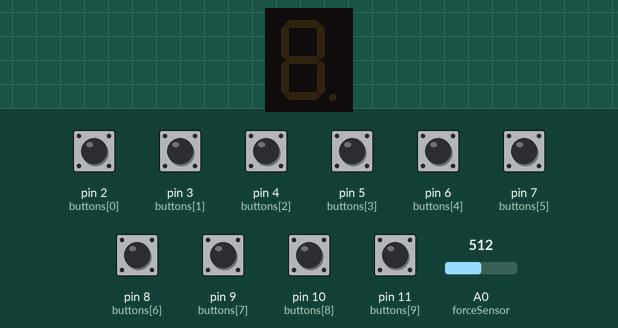
Bench run of a sketch on a simulated Arduino Uno, built with avr-gcc and run on an emulated ATmega328P. On the bench: 1-digit seven-segment display. Wiring (inferred from the names in the program): 1-digit 7-segment display, segments lit when HIGH: segments pin 12, pin 13, A1, A2, A3, A4, A5. The inputs (shaded band) are chosen by the test bench; at power-on: pin 2 (buttons[0]), pin 3 (buttons[1]), pin 4 (buttons[2]), pin 5 (buttons[3]), pin 6 (buttons[4]), pin 7 (buttons[5]), pin 8 (buttons[6]), pin 9 (buttons[7]), pin 10 (buttons[8]), pin 11 (buttons[9]) LOW, A0 (forceSensor) = 512. The segment pins are drawn as the display they are named for; what the sketch prints to the serial monitor is not drawn.

Above: at 1.2 s.
1.3 s: pin 2 (buttons[0]) pulled HIGH for 0.15 s
At 2.0 s:
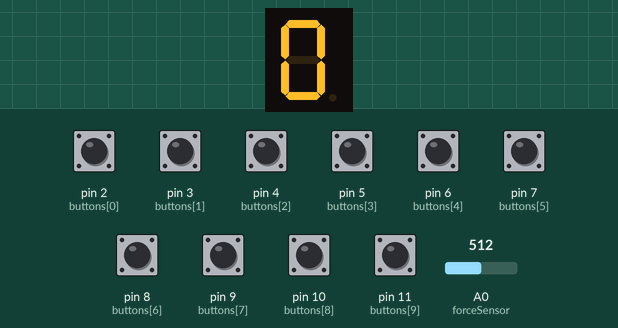
2.9 s: pin 3 (buttons[1]) pulled HIGH for 0.15 s
At 3.3 s:
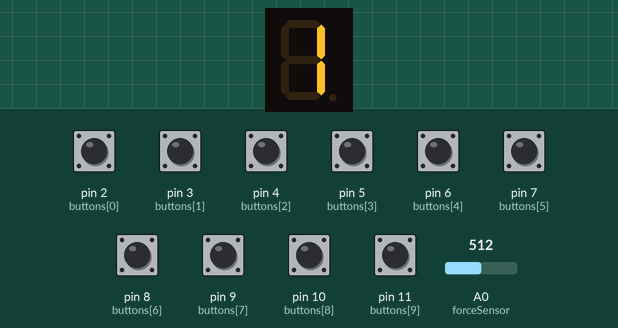
4.5 s: pin 4 (buttons[2]) pulled HIGH for 0.15 s
At 5.7 s:
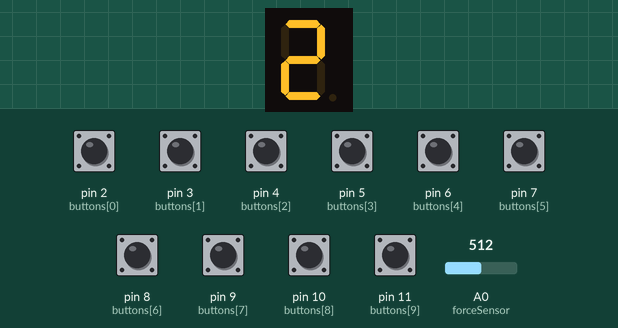
6.1 s: pin 5 (buttons[3]) pulled HIGH for 0.15 s
At 7.0 s:
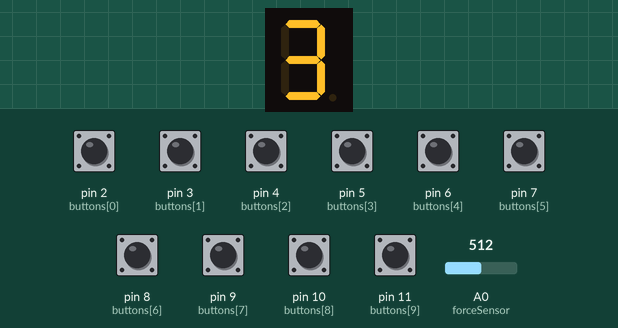
7.7 s: pin 6 (buttons[4]) pulled HIGH for 0.15 s
At 8.1 s:
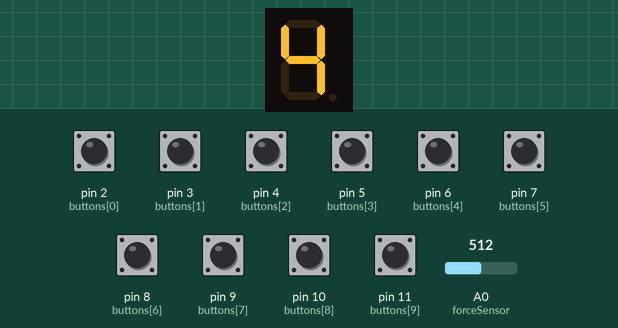
9.3 s: pin 7 (buttons[5]) pulled HIGH for 0.15 s
At 10.5 s:
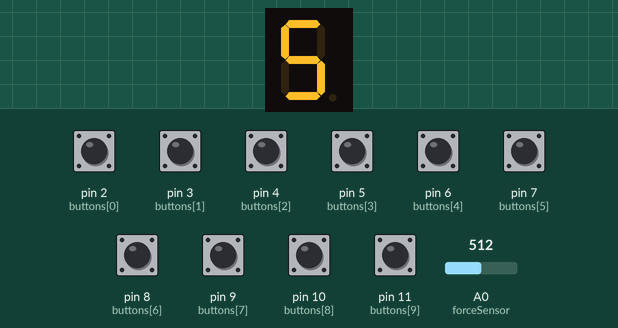
Timing chart, 0 to 11.9 s (numbered marks = the images above; inputs shaded):
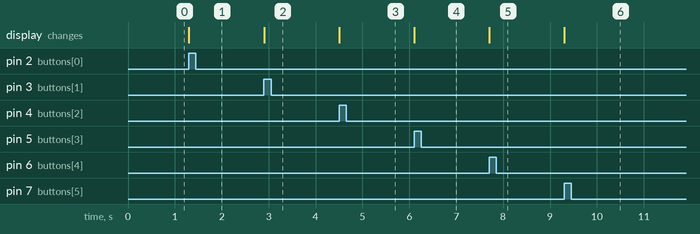

The sketch:

arduinoCode.ino
```cpp
//#include <LiquidCrystal_I2C.h>
//#include <Wire.h>
//
//LiquidCrystal_I2C lcd(0x32,16,2);
/*يتم تعطيل دائره ال 7segment بمجرد إلغاء التعليق من الاوامر
الخاصه بال LCD*/

int forceSensor =A0;

int buttons[10] = {2,3,4,5,6,7,8,9,10,11};
int segment[7] = {12,13, A1,A2,A3,A4,A5};
byte numbers[10] = {
  0b00111111,
  0b00000110,
  0b01011011,
  0b01001111,
  0b01100110,
  0b01101101,
  0b01111101,
  0b00000111,
  0b01111111,
  0b01101111
};

void setup() {
//  lcd.init();
//  lcd.backlight();
 pinMode(forceSensor,INPUT);
for(int i=0; i<7; i++){
  pinMode(segment[i],OUTPUT);
  }

for(int i=0; i<10; i++){
  pinMode(buttons[i],INPUT);
  }

  Serial.begin(9600);

}

void loop (){
int forceRead = analogRead(forceSensor);
//lcd.setCursor(0,2);
//lcd.print(forceRead);
  Serial.println(forceRead);
  for (int i=0; i<10; i++){
    if(digitalRead(buttons[i])==1){
      getNum(i);
      delay(1000);
Serial.println(i);
      }
    }
  }


  void getNum(int num) {
  for (int i = 0; i < 7; i++) {
    digitalWrite(segment[i], bitRead(numbers[num], i));
  }
  }
```

Measured:
- after the input at 1.3 s, the display: changes at once (image 1)
- after the input at 2.9 s, the display: changes at once (image 2)
- after the input at 4.5 s, the display: changes at once (image 3)
- after the input at 6.1 s, the display: changes at once (image 4)
- after the input at 7.7 s, the display: changes at once (image 5)
- after the input at 9.3 s, the display: changes at once (image 6)
